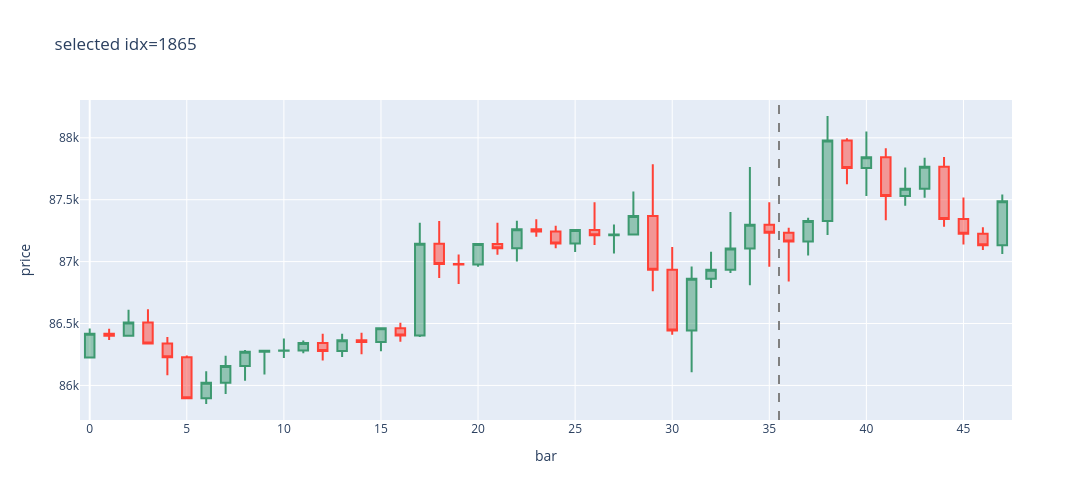

Notebook code cell kept with this figure:
### Code cell
plot_short_window(SELECTED_INDEX, title_prefix="selected")
